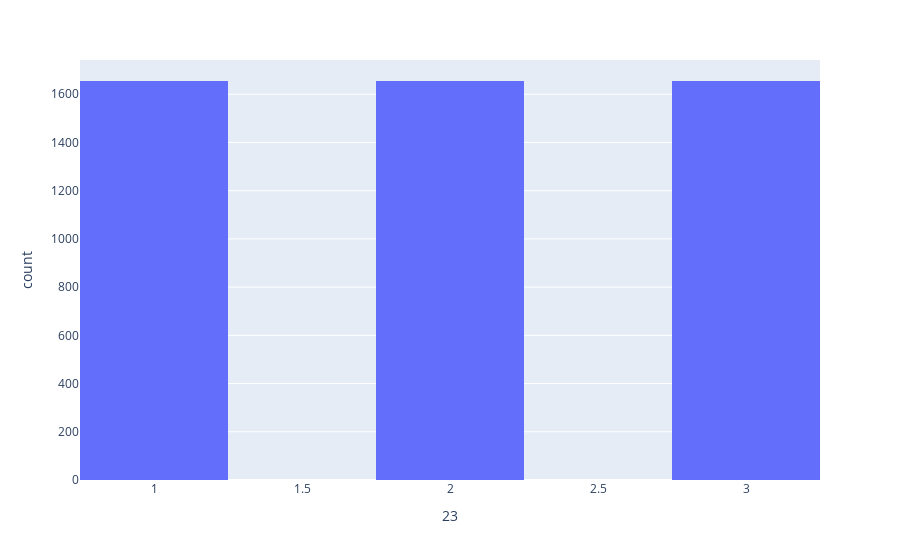

This figure's notebook cell:
### Code cell
fig = px.histogram(smoted_df, x=23, nbins = 5)
fig.show()

### Figure 1 — Plotly figure (JSON) as saved in the notebook; plotly's stock layout.template omitted (floating-point values rounded to 4 significant figures; data arrays with more than 128 entries replaced by an {"elided": "..."} marker saying what was removed)
{"data": [{"alignmentgroup": "True", "bingroup": "x", "hovertemplate": "23=%{x}<br>count=%{y}<extra></extra>", "legendgroup": "", "marker": {"color": "#636efa"}, "name": "", "nbinsx": 5, "offsetgroup": "", "orientation": "v", "showlegend": false, "type": "histogram", "x": {"elided": "4965 int values"}, "xaxis": "x", "yaxis": "y"}], "layout": {"barmode": "relative", "legend": {"tracegroupgap": 0}, "margin": {"t": 60}, "xaxis": {"anchor": "y", "domain": [0, 1], "title": {"text": "23"}}, "yaxis": {"anchor": "x", "domain": [0, 1], "title": {"text": "count"}}}}
